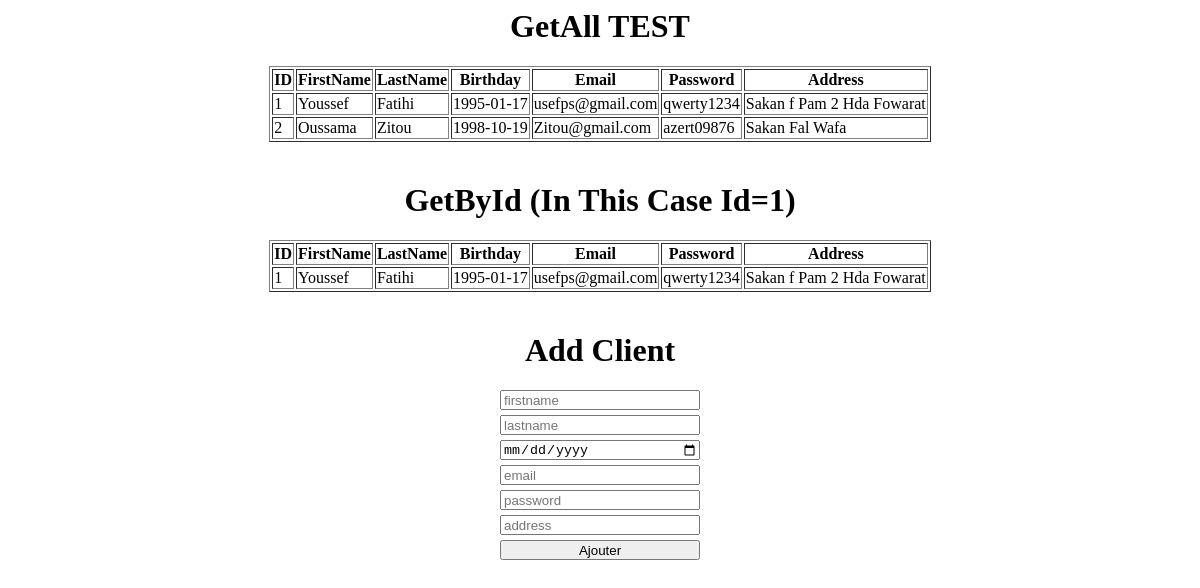
Before: /WorkSpace-Web/views/Client.php with the older database file.
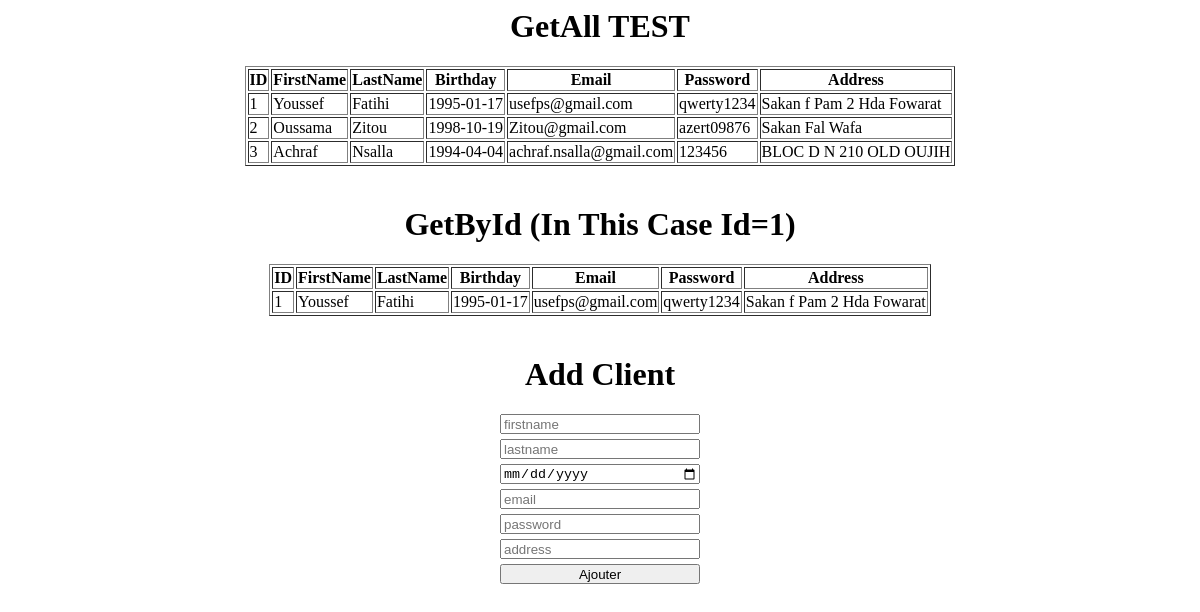
After: the same page with the newer database file.
### tables this page shows
CREATE TABLE `client` (
  `idClient` int(10) NOT NULL,
  `FirstName` varchar(50) DEFAULT NULL,
  `LastName` varchar(50) DEFAULT NULL,
  `Birthday` date DEFAULT NULL,
  `Email` varchar(100) DEFAULT NULL,
  `Password` varchar(50) DEFAULT NULL,
  `Address` varchar(255) DEFAULT NULL,
  PRIMARY KEY (`idClient`)
);

### WorkSpace-Web/models/config.php (called while the page is built, shortened)
<?php
function getConnection(){
$servername = "localhost";
$username = "root";
$password = "";
$conn = mysqli_connect($servername, $username, $password);
mysqli_select_db($conn,"tland2");
return $conn;
}
function execQuery($req){
	$result = mysqli_query(getConnection(), $req);
	return $result;
}
?>

### WorkSpace-Web/controllers/clientController.php (called while the page is built, shortened)
<?php
require_once('../models/config.php');
require_once('../models/Client.php');
class clientController{
  public function getAll(){
    $res = execQuery("SELECT * from Client");
	$clients = array();
	while ($data = mysqli_fetch_assoc($res)){
        $clients[] = new Client($data['idClient'],$data['FirstName'],$data['LastName'],$data['Birthday'],$data['Email'],$data['Password'],$data['Address']);
	}
	return $clients;
  }
  public function getById($id){
    $res = execQuery("SELECT * from Client Where idClient=".$id);
	$data = mysqli_fetch_row($res);
	$client = new Client($data[0],$data[1],$data[2],$data[3],$data[4],$data[5],$data[6]);
    return $client;
  }
}
?>

### WorkSpace-Web/models/Person.php (called while the page is built, shortened)
<?php
class Person {
    private $idPerson;
    private $firstName;
    private $lastName;
    private $birthday;
    private $email;
    private $password;
    private $address;
    public function __construct( $idPerson, $firstName, $lastName, $birthday, $email, $password, $address){
        $this->idPerson = $idPerson;
        $this->firstName = $firstName;
        $this->lastName = $lastName;
        $this->birthday = $birthday;
        $this->email = $email;
        $this->password = $password;
        $this->address = $address;
    }
    public function getIdPerson()
    {
        return $this->idPerson;
    }
    public function getFirstName()
    {
        return $this->firstName;
    }
    public function getLastName()
    {
        return $this->lastName;
    }
    public function getBirthday()
    {
        return $this->birthday;
    }
    public function getEmail()
    {
        return $this->email;
    }
    public function getPassword()
    {
        return $this->password;
    }
    public function getAddress()
    {
        return $this->address;
    }
}
?>

### WorkSpace-Web/views/Client.php (the view, shortened to what this page needs)
<?php
require_once('../controllers/clientController.php');
?>
<html>
<head>
</head>
<body>
<center><h1>GetAll TEST</h1>
<table border="1px">
<tr>
    <th>ID</th>
	<th>FirstName</th>
	<th>LastName</th>
	<th>Birthday</th>
	<th>Email</th>
	<th>Password</th>
	<th>Address</th>
</tr>
<?php
    $cc = new clientController();
    $clients = $cc->getAll();
	foreach($clients as $client){
		echo "<tr><td>".$client->getIdPerson()."</td>";
		echo "<td>".$client->getFirstName()."</td>";
        echo "<td>".$client->getLastName()."</td>";
        echo "<td>".$client->getBirthday()."</td>";
        echo "<td>".$client->getEmail()."</td>";
        echo "<td>".$client->getPassword()."</td>";
        echo "<td>".$client->getAddress()."</td></tr>";
	}
?>
</table>
<br>
<h1>GetById (In This Case Id=1)</h1>
<table border="1px">
<tr>
    <th>ID</th>
	<th>FirstName</th>
	<th>LastName</th>
	<th>Birthday</th>
	<th>Email</th>
	<th>Password</th>
	<th>Address</th>
</tr>
<?php
    $client = $cc->getById(1);
		echo "<tr><td>".$client->getIdPerson()."</td>";
		echo "<td>".$client->getFirstName()."</td>";
        echo "<td>".$client->getLastName()."</td>";
        echo "<td>".$client->getBirthday()."</td>";
        echo "<td>".$client->getEmail()."</td>";
        echo "<td>".$client->getPassword()."</td>";
        echo "<td>".$client->getAddress()."</td></tr>";
?>
</table>
<br>
<h1>Add Client</h1>
<form method="POST" action="">
    <input type="text" name="firstName" placeholder="firstname"><br>
	<input type="text" name="lastName" placeholder="lastname"><br>
	<input type="date" name="birthDay" placeholder="birthday"><br>
	<input type="email" name="email" placeholder="email"><br>
	<input type="password" name="password" placeholder="password"><br>
	<input type="text" name="address" placeholder="address"><br>
	<input type="submit" name="addClient" value="Ajouter">
</form>
</body>
</html>

### WorkSpace-Web/views/Client.php (style rules this page uses)
form input { margin-bottom:5px; width:200px; height:20px; }

Changed rows visible on the page:
added client: idClient "3", FirstName "Achraf", LastName "Nsalla", Birthday "1994-04-04", Email "achraf.nsalla@gmail.com", Password "123456", Address "BLOC D N 210 OLD OUJIH"
